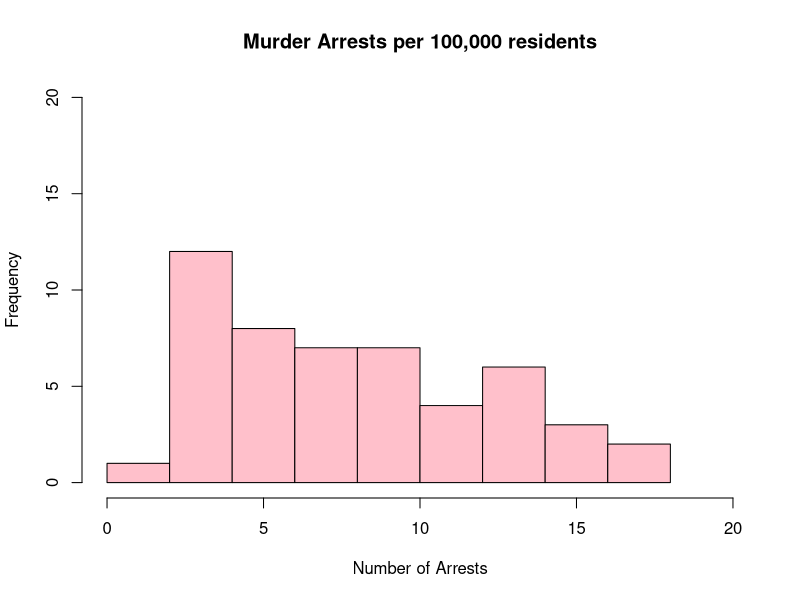
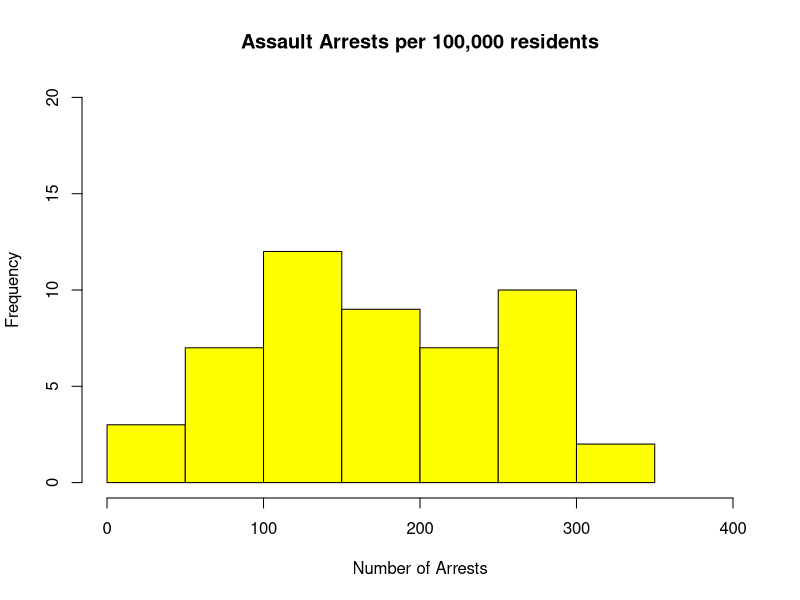
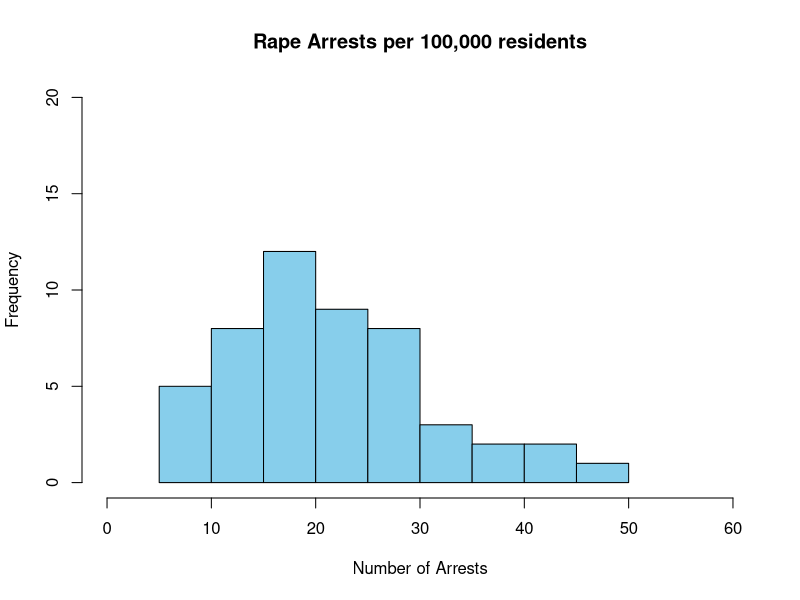
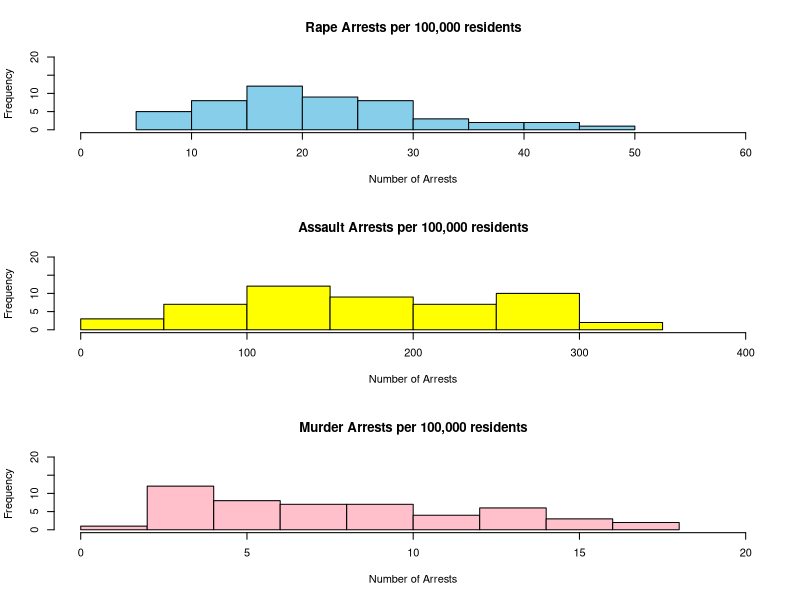

Here is the R script that generated these plots, in order:
## ---- chunk 1
knitr::opts_chunk$set(message=FALSE,warning=FALSE, cache=TRUE)
## ---- chunk 2
library(datasets)
#This command loads the data set. 
## ---- chunk 3
dat<-USArrests
#This command renames our data set "USArrests" as dat. Renaming USArrests as dat makes the name shorter and easier to use. 
## ---- chunk 4
names(dat)
## ---- chunk 5
hist(dat$Murder, main='Murder Arrests per 100,000 residents', xlab="Number of Arrests", ylab="Frequency", xlim=c(0,20), ylim=c(0,20),col="pink",breaks=10)

## ---- chunk 6
summary(dat)
## ---- chunk 7
hist(dat$Assault, main='Assault Arrests per 100,000 residents', xlab="Number of Arrests", ylab="Frequency", col="yellow", xlim=c(0,400), ylim=c(0,20),)
#The average number of assault arrests per 100,000 residents is 170.8.  The median for this data set is 159.0.  
## ---- chunk 8
#Histogram of Rape Arrests per 100,000 Residents 
hist(dat$Rape, main='Rape Arrests per 100,000 residents', xlab="Number of Arrests", ylab="Frequency", col="sky blue", xlim=c(0,60), ylim=c(0,20))
#The average number of rape arrests per 100,000 residents is 21.23 and the median for this data set is 20.10.  
## ---- chunk 9
par(mfrow=c(3,1))
hist(dat$Rape, main='Rape Arrests per 100,000 residents', xlab="Number of Arrests", ylab="Frequency", col="sky blue", xlim=c(0,60), ylim=c(0,20))
hist(dat$Assault, main='Assault Arrests per 100,000 residents', xlab="Number of Arrests", ylab="Frequency", col="yellow", xlim=c(0,400), ylim=c(0,20),)
hist(dat$Murder, main='Murder Arrests per 100,000 residents', xlab="Number of Arrests", ylab="Frequency", xlim=c(0,20), ylim=c(0,20),col="pink",breaks=10)
## ---- chunk 10
#install.packages("ggplot2")
#install.packages("maps")
#'maps' and 'ggplot2' were already downloaded, so I was getting an error message when I had the code in for it.
